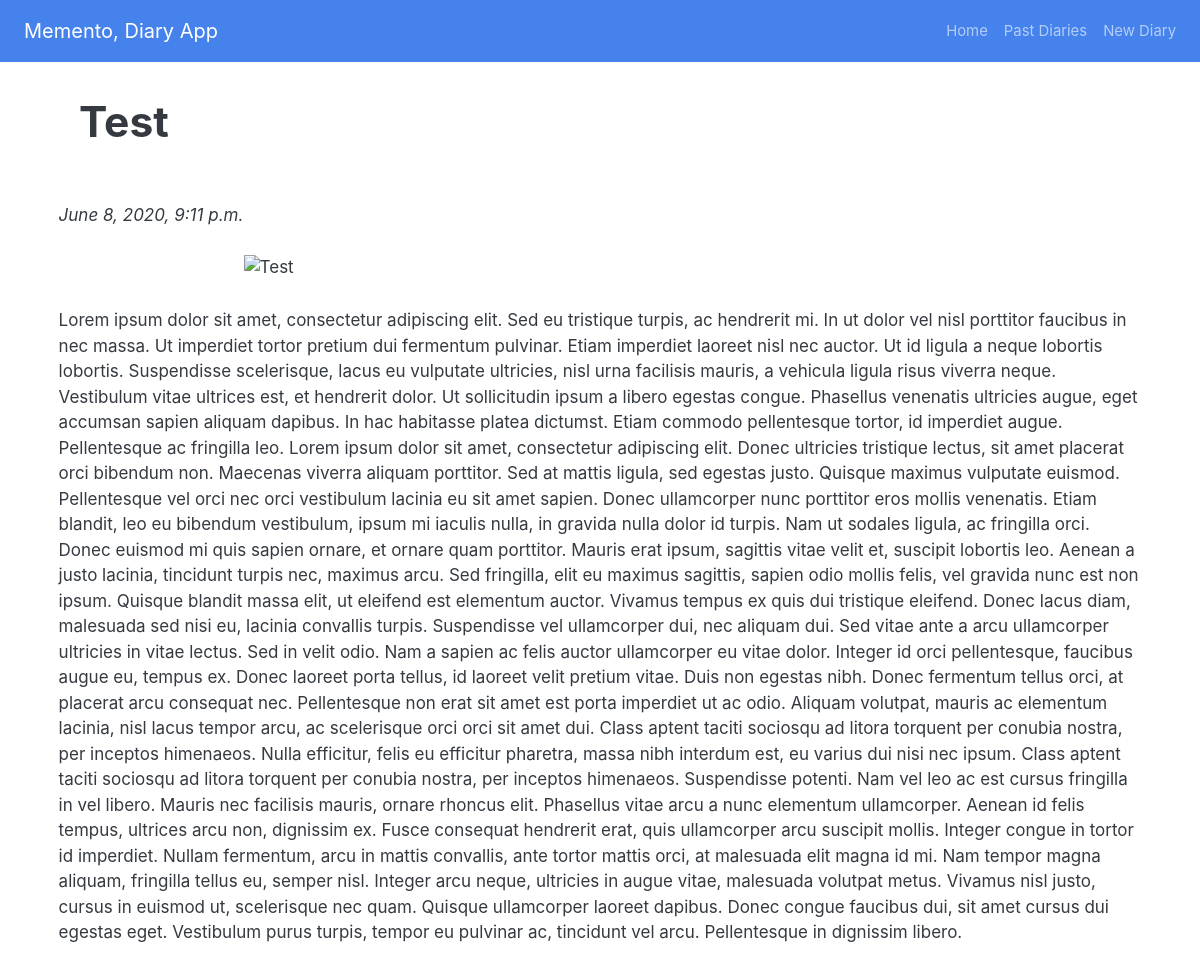
The page /diary/diary_detail_page/1/ on the database as committed earlier.
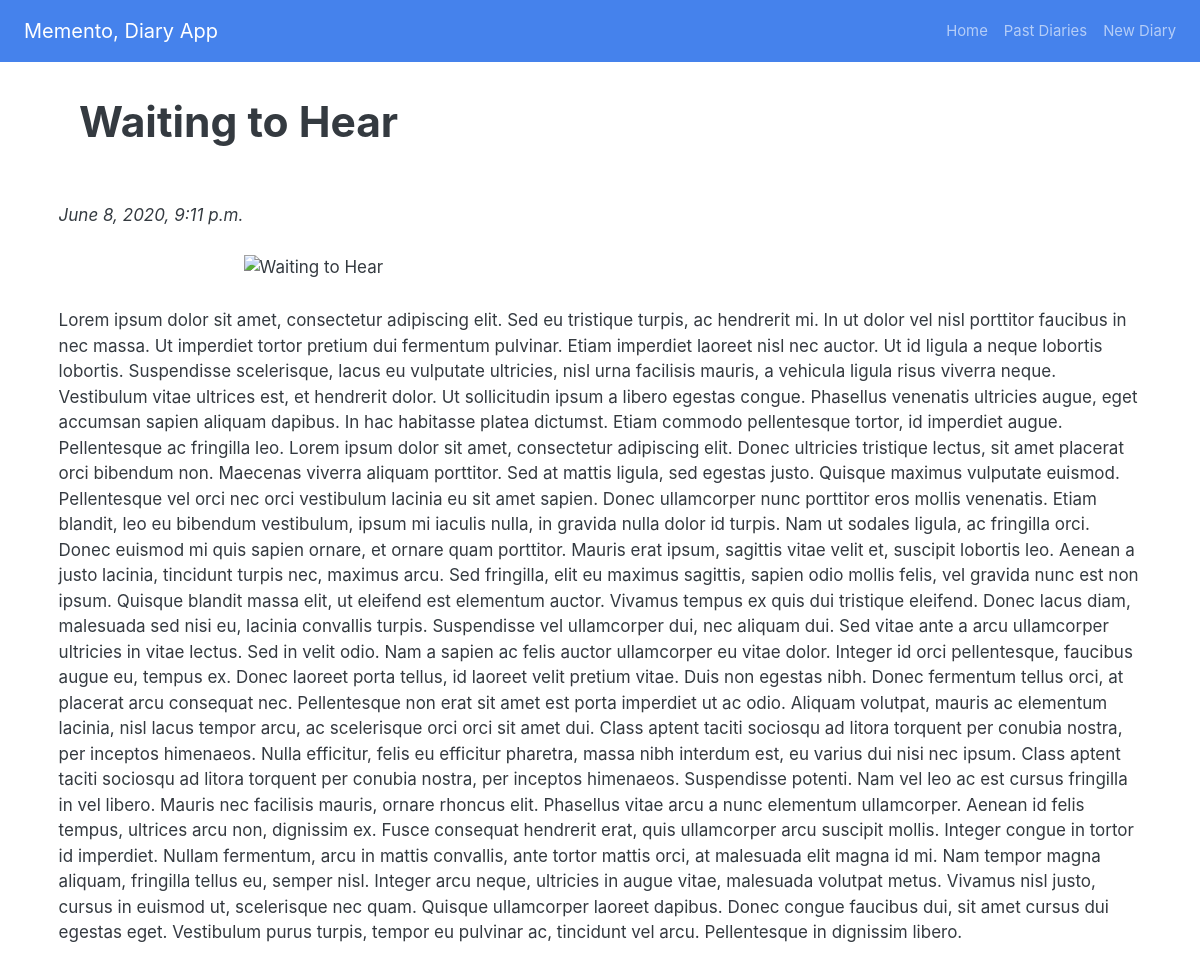
The same page on the database as committed later.
### diary_app/models.py (models this page shows)
class Diary(models.Model):
    title = models.CharField(max_length=150)
    image = models.ImageField(upload_to='image/', blank=True, null=True)
    publish_date = models.DateTimeField(default=timezone.now)
    content = models.TextField()

### diary_app/views.py (the view)
# urls.py: re_path(r'^diary/diary_detail_page/(?P<pk>\d+)/$', views.detail, name="diary_item"),
def detail(request, pk):
    diary_detail = Diary.objects.get(pk=pk)
    template_name = 'diary_app/diary_detail_page.html'
    data = {
        'title': diary_detail.title,
        'date': diary_detail.publish_date,
        'content': diary_detail.content,
        'image': diary_detail.image,
    }
    return render(request, template_name, data)

### diary_app/templates/diary_app/diary_detail_page.html
{% extends "diary_app/template.html" %}
{% block content %}
<div class="container">
    <div>
        <h1 class="diary-detail-item col-12">{{ title }}</h1>
        <div class="diary-detail-item col-8"><em>{{ date }}</em></div>
        {% if image %}
            <img class="diary-detail-item detail-image col-8 offset-md-2" src="{{ image.url }}" alt="{{ title }}" />
        {% endif %}
        <div class="diary-detail-item col-12">{{ content }}</div>
    </div>
</div>
{% endblock %}

### diary_app/templates/diary_app/template.html (shortened to what this page needs)
{% load static %}
<!doctype html>
<html lang="en">
  <head>
    <link rel="stylesheet" href="https://stackpath.bootstrapcdn.com/bootstrap/4.5.0/css/bootstrap.min.css">
    <link rel="stylesheet" href="https://stackpath.bootstrapcdn.com/bootswatch/4.5.0/litera/bootstrap.min.css" >
    <link rel="stylesheet" type="text/css" href="{% static 'css/style.css' %}" />
  </head>
  <body>
      {% include "diary_app/navbar.html" %}
      {% block content %}
      {% endblock %}
  </body>
</html>

### diary_app/templates/diary_app/navbar.html
{% block navbar %}
<nav class="navbar navbar-expand navbar-dark bg-primary">
    <ul class="nav navbar-nav mr-auto">
      <li class="nav-item logo active" >
        <a class="nav-link" href="/">Memento, Diary App</a>
      </li>
    </ul>
    <ul class="nav navbar-nav ml-auto">
            <li class="nav-item">
                <a class="nav-link" href="/">Home</a>
            </li>
            <li class="nav-item">
                <a class="nav-link" href="/diary">Past Diaries</a>
            </li>
            <li class="nav-item">
            <a class="nav-link" href="/diary/new_diary">New Diary</a>
            </li>
    </ul>
</nav>
{% endblock %}

### diary_app/static/css/style.css (style rules this page uses)
.logo.logo { font-size: 20px; }
.diary-detail-item { padding: .8em; }
.detail-image { width: 100%; }

Rows that differ between the two databases and show on the page:
changed Diary: title "Test" → "Waiting to Hear"
